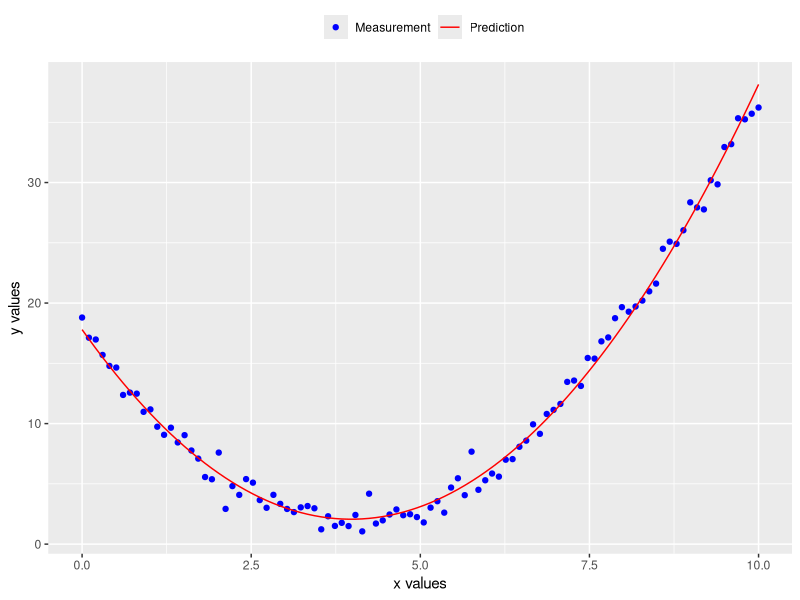

Source code (R):
library("tidyverse")

# simulated data
n <- 100
x <- seq(0, 10, length.out = n)
y <- (x - 4)^2 + 2 + rnorm(n)

# data frame
X <- data.frame(y = y, x = x)

# linear regression model
mod <- lm(y ~ x + I(x^2), data = X)

# predictions
yhat <- predict(mod)

# plot measurements and predictions
colors = c('Measurement' = 'blue',
           'Prediction' = 'red')
p <- ggplot() +
    geom_point(data = X, aes(x = x, y = y,
                             color = 'Measurement')) +
    geom_line(aes(x = x, y = yhat,
                  color = 'Prediction')) +
    xlab('x values') +
    ylab('y values') +
    scale_color_manual(name = '', values = colors) +
    theme(legend.position = 'top')
print(p)
